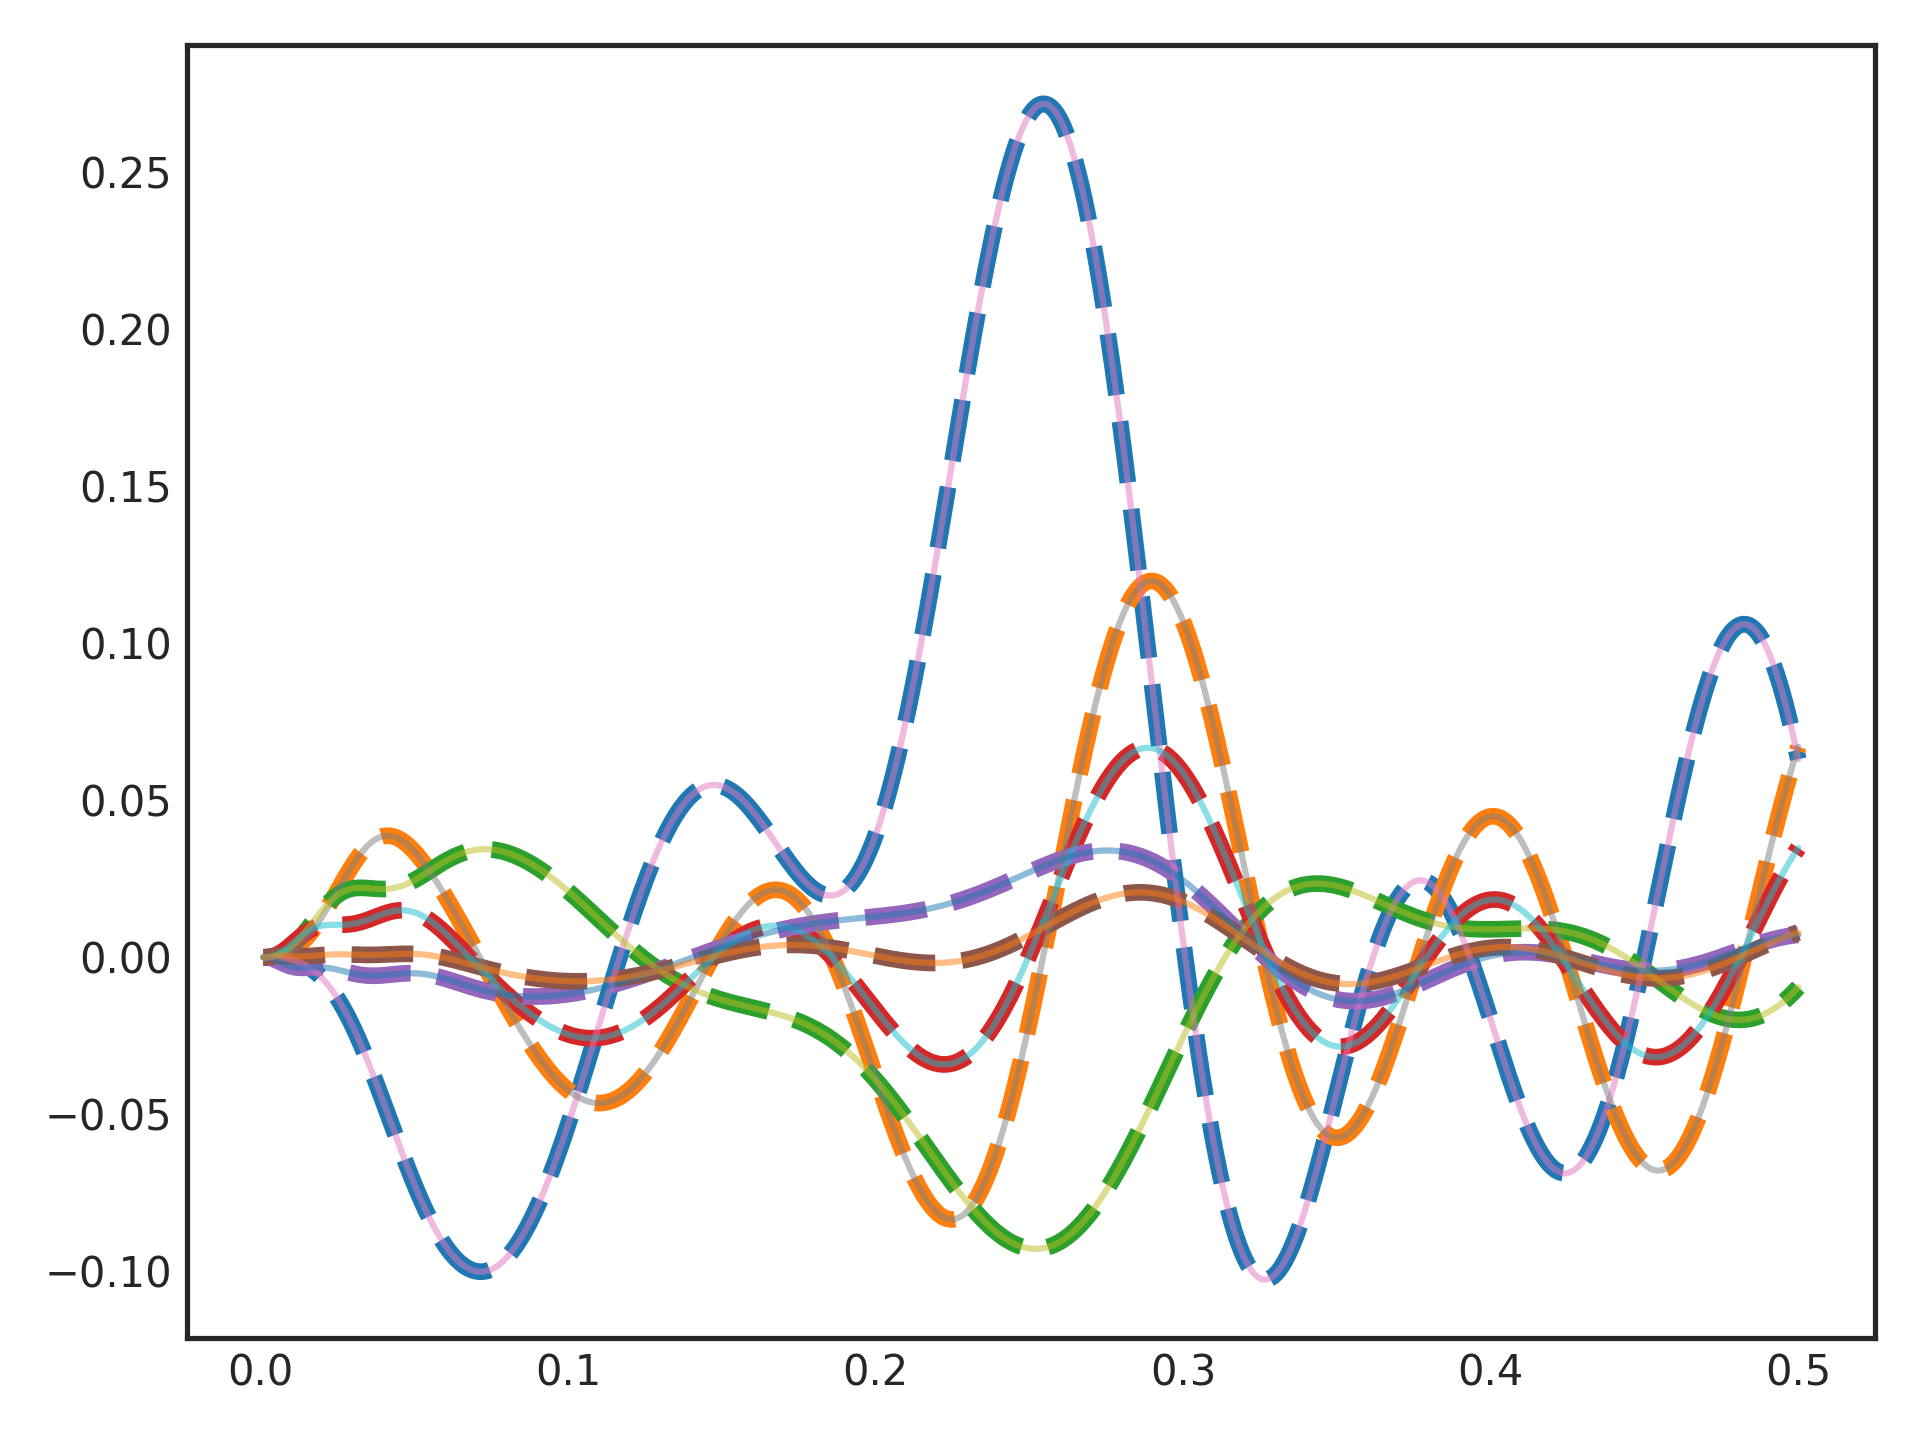

Python code for this plot:
# See :doc:`notebooks.research.discrete_comparison` for a notebook example.

from nengolib.synapses import ss2sim, PadeDelay

# Map the state of a balanced :func:`PadeDelay` onto a lowpass synapse:

import nengo
from nengolib.signal import balance
sys = balance(PadeDelay(.05, order=6))
synapse = nengo.Lowpass(.1)
mapped = ss2sim(sys, synapse, synapse.default_dt)
assert np.allclose(sys.C, mapped.C)
assert np.allclose(sys.D, mapped.D)

# Simulate the mapped system directly (without neurons):

process = nengo.processes.WhiteSignal(1, high=10, y0=0)
with nengo.Network() as model:
    stim = nengo.Node(output=process)
    x = nengo.Node(size_in=len(sys))
    nengo.Connection(stim, x, transform=mapped.B, synapse=synapse)
    nengo.Connection(x, x, transform=mapped.A, synapse=synapse)
    p_stim = nengo.Probe(stim)
    p_actual = nengo.Probe(x)
with nengo.Simulator(model) as sim:
    sim.run(.5)

# The desired dynamics are implemented perfectly:

target = sys.X.filt(sim.data[p_stim])
assert np.allclose(target, sim.data[p_actual])

import matplotlib.pyplot as plt
plt.plot(sim.trange(), target, linestyle='--', lw=4)
plt.plot(sim.trange(), sim.data[p_actual], alpha=.5)
plt.show()
